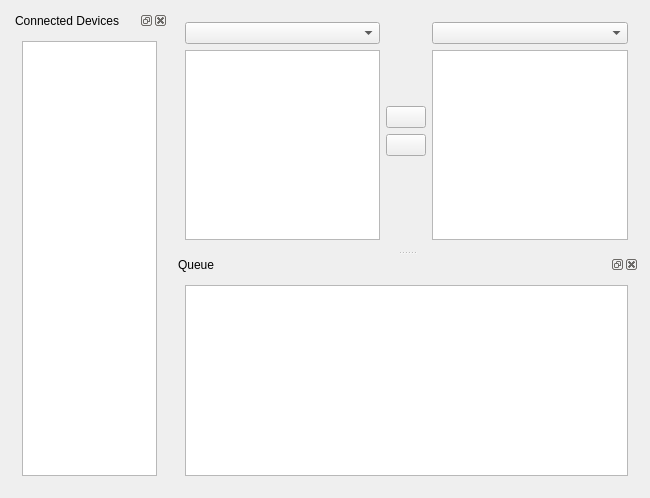
<ui version="4.0" >
 <class>devicesyncview_base</class>
 <widget class="QWidget" name="devicesyncview_base" >
  <property name="geometry" >
   <rect>
    <x>0</x>
    <y>0</y>
    <width>650</width>
    <height>498</height>
   </rect>
  </property>
  <property name="windowTitle" >
   <string>kapp4_base</string>
  </property>
  <property name="autoFillBackground" >
   <bool>true</bool>
  </property>
  <layout class="QHBoxLayout" name="horizontalLayout_2" >
   <item>
    <widget class="QDockWidget" name="dockWidget" >
     <property name="windowTitle" >
      <string>Connected Devices</string>
     </property>
     <widget class="QWidget" name="dockWidgetContents_2" >
      <layout class="QVBoxLayout" name="verticalLayout_5" >
       <item>
        <widget class="QListWidget" name="connectedDevicesWidget" />
       </item>
      </layout>
     </widget>
    </widget>
   </item>
   <item>
    <widget class="QSplitter" name="splitter" >
     <property name="orientation" >
      <enum>Qt::Vertical</enum>
     </property>
     <widget class="QWidget" name="layoutWidget" >
      <layout class="QHBoxLayout" name="horizontalLayout" >
       <item>
        <layout class="QVBoxLayout" name="verticalLayout_2" >
         <item>
          <widget class="KComboBox" name="leftDeviceBox" />
         </item>
         <item>
          <widget class="QTreeView" name="leftTreeView" >
           <property name="contextMenuPolicy" >
            <enum>Qt::CustomContextMenu</enum>
           </property>
           <property name="selectionMode" >
            <enum>QAbstractItemView::ExtendedSelection</enum>
           </property>
          </widget>
         </item>
        </layout>
       </item>
       <item>
        <layout class="QVBoxLayout" name="verticalLayout_3" >
         <item>
          <spacer name="verticalSpacer" >
           <property name="orientation" >
            <enum>Qt::Vertical</enum>
           </property>
           <property name="sizeHint" stdset="0" >
            <size>
             <width>20</width>
             <height>40</height>
            </size>
           </property>
          </spacer>
         </item>
         <item>
          <widget class="KPushButton" name="moveRightButton" />
         </item>
         <item>
          <widget class="KPushButton" name="moveLeftButton" />
         </item>
         <item>
          <spacer name="verticalSpacer_2" >
           <property name="orientation" >
            <enum>Qt::Vertical</enum>
           </property>
           <property name="sizeHint" stdset="0" >
            <size>
             <width>20</width>
             <height>40</height>
            </size>
           </property>
          </spacer>
         </item>
        </layout>
       </item>
       <item>
        <layout class="QVBoxLayout" name="verticalLayout_4" >
         <item>
          <widget class="KComboBox" name="rightDeviceBox" />
         </item>
         <item>
          <widget class="QTreeView" name="rightTreeView" >
           <property name="contextMenuPolicy" >
            <enum>Qt::CustomContextMenu</enum>
           </property>
           <property name="selectionMode" >
            <enum>QAbstractItemView::ExtendedSelection</enum>
           </property>
          </widget>
         </item>
        </layout>
       </item>
      </layout>
     </widget>
     <widget class="QDockWidget" name="queueWidget" >
      <property name="sizePolicy" >
       <sizepolicy vsizetype="MinimumExpanding" hsizetype="Preferred" >
        <horstretch>0</horstretch>
        <verstretch>0</verstretch>
       </sizepolicy>
      </property>
      <property name="windowTitle" >
       <string>Queue</string>
      </property>
      <widget class="QWidget" name="dockWidgetContents" >
       <layout class="QVBoxLayout" name="verticalLayout" >
        <item>
         <widget class="QListWidget" name="listWidget" >
          <property name="contextMenuPolicy" >
           <enum>Qt::CustomContextMenu</enum>
          </property>
         </widget>
        </item>
       </layout>
      </widget>
     </widget>
    </widget>
   </item>
  </layout>
 </widget>
 <layoutdefault spacing="6" margin="11" />
 <pixmapfunction>qPixmapFromMimeSource</pixmapfunction>
 <customwidgets>
  <customwidget>
   <class>KComboBox</class>
   <extends>QComboBox</extends>
   <header>kcombobox.h</header>
  </customwidget>
  <customwidget>
   <class>KPushButton</class>
   <extends>QPushButton</extends>
   <header>kpushbutton.h</header>
  </customwidget>
 </customwidgets>
 <resources/>
 <connections/>
</ui>
